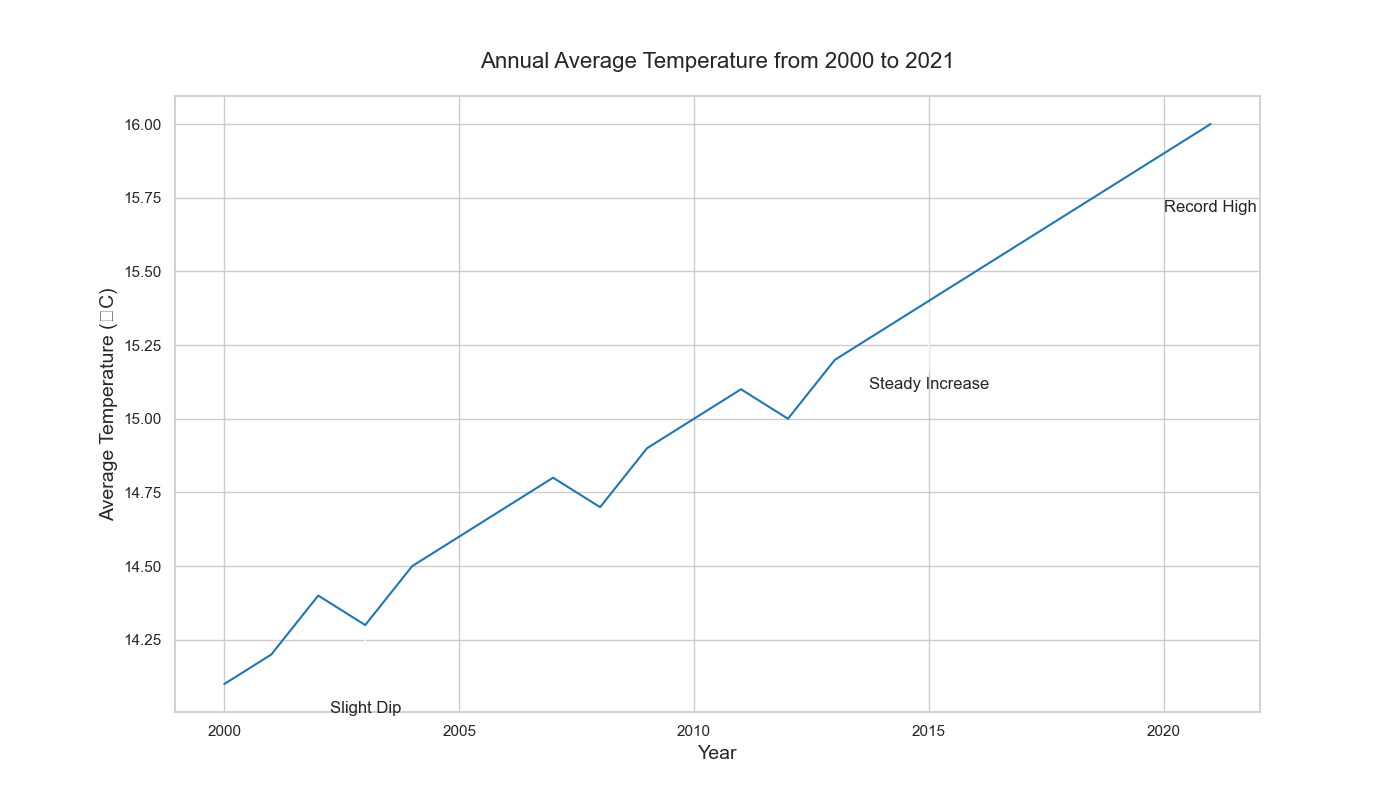

Source code (Python):

import seaborn as sns
import pandas as pd
import matplotlib.pyplot as plt

data = {
    'Year': list(range(2000, 2022)),
    'Average Temperature': [14.1, 14.2, 14.4, 14.3, 14.5, 14.6, 14.7, 14.8, 14.7, 14.9, 15.0, 15.1, 15.0, 15.2, 15.3, 15.4, 15.5, 15.6, 15.7, 15.8, 15.9, 16.0]
}

df = pd.DataFrame(data)

# Settings for colors and figure size
line_color = "#1f77b4"
plt.figure(figsize=(14, 8))

# Plot the line chart with seaborn
ax = sns.lineplot(x='Year', y='Average Temperature', data=df, color=line_color)

# Add a title and labels
ax.set_title('Annual Average Temperature from 2000 to 2021', fontsize=16, pad=20)
ax.set_xlabel('Year', fontsize=14)
ax.set_ylabel('Average Temperature (°C)', fontsize=14)

# Annotate significant data points
ax.annotate('Slight Dip', xy=(2003, 14.3), xytext=(2003, 14.0),
            arrowprops=dict(facecolor='black', arrowstyle="->"),
            ha='center')

ax.annotate('Steady Increase', xy=(2015, 15.4), xytext=(2015, 15.1),
            arrowprops=dict(facecolor='black', arrowstyle="->"),
            ha='center')

ax.annotate('Record High', xy=(2021, 16.0), xytext=(2021, 15.7),
            arrowprops=dict(facecolor='black', arrowstyle="->"),
            ha='center')

# Show the plot
plt.show()
